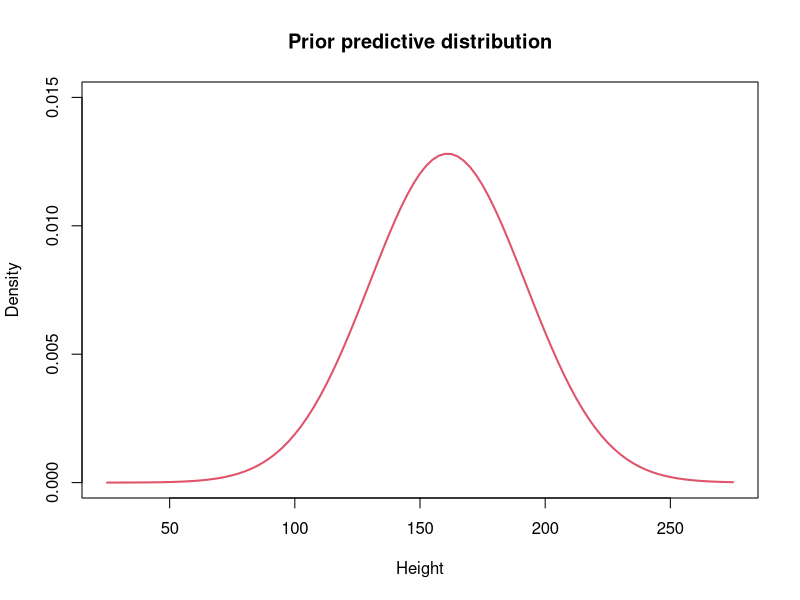
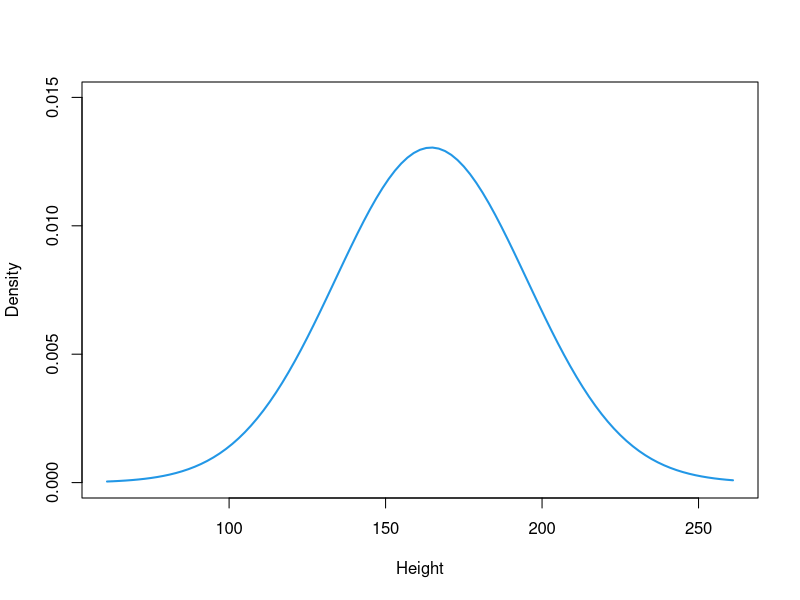
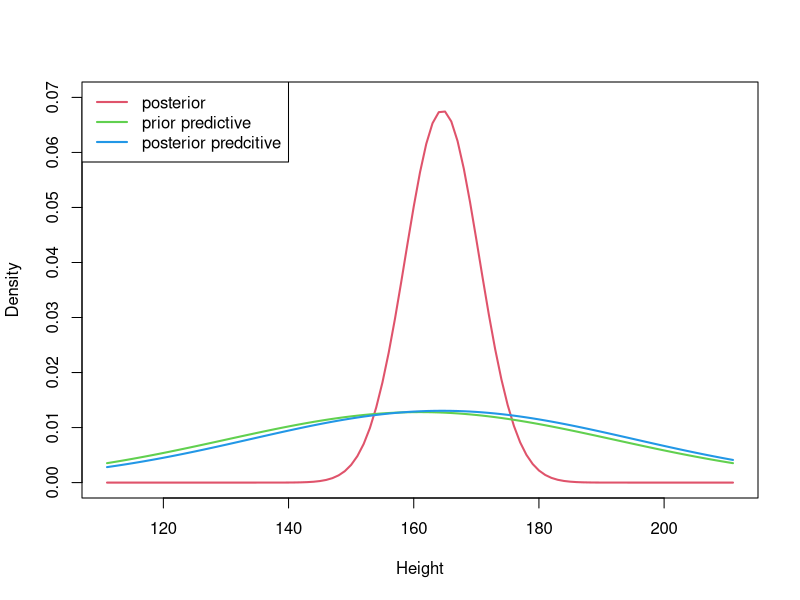
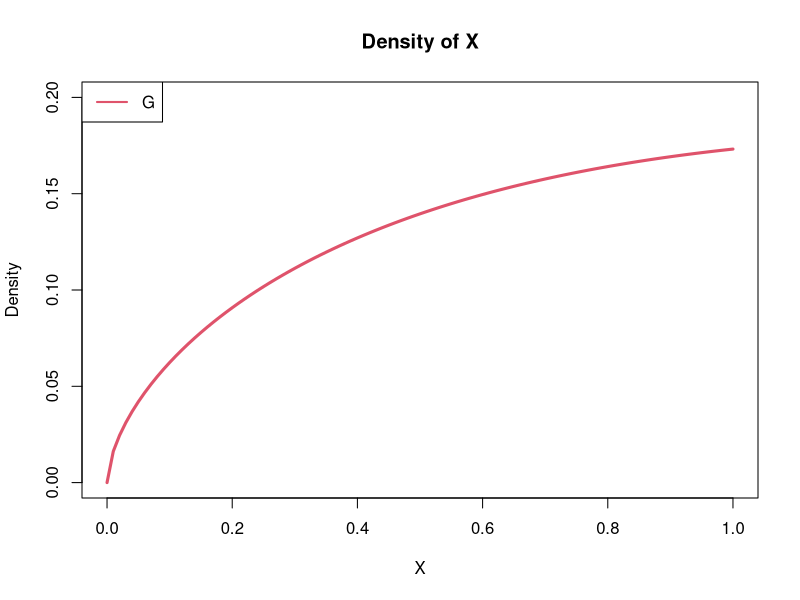
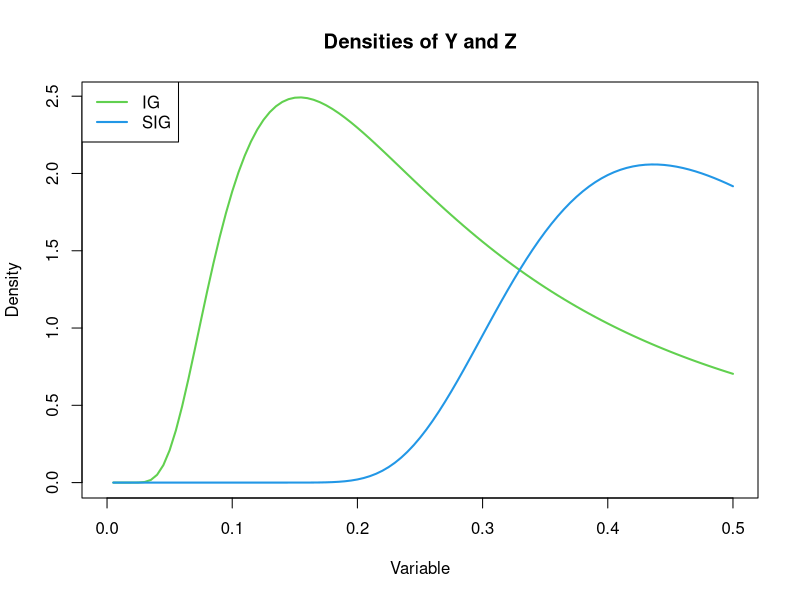
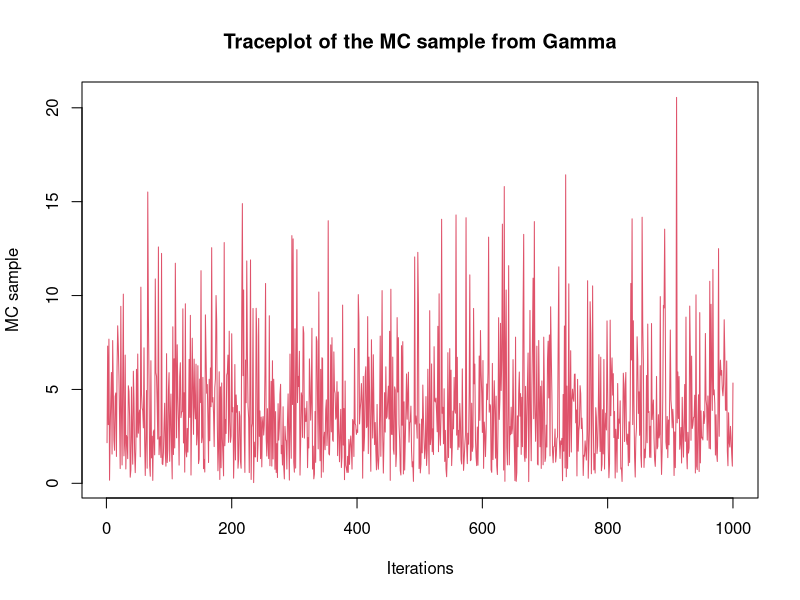
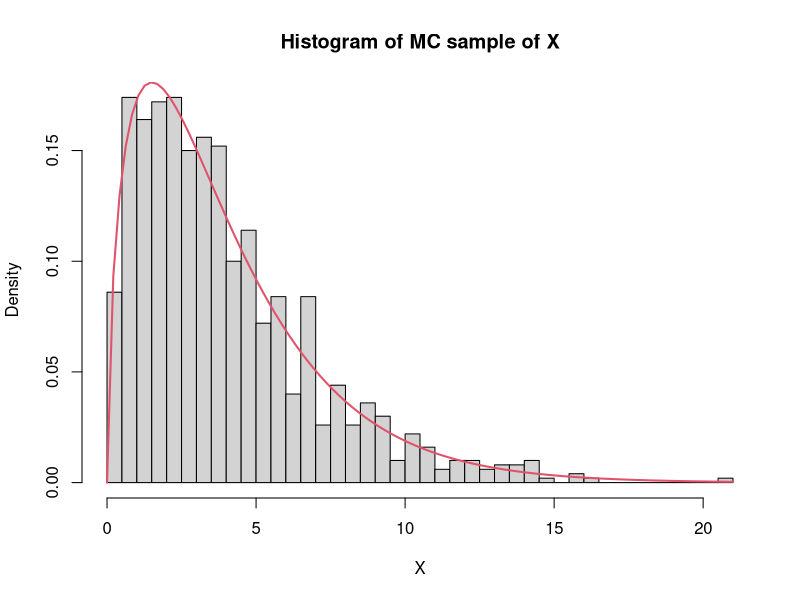
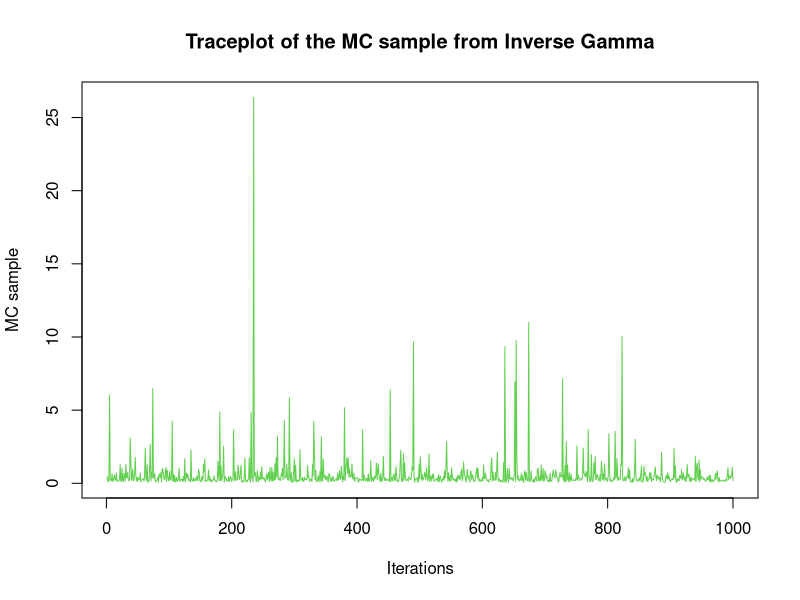

These charts were generated, in order, by the following R code:
## ---- chunk 1
knitr::opts_chunk$set(echo = TRUE)
## ---- chunk 2
curve(dnorm(x, mean=161, sd=sqrt(970)), ylim=c(0, 0.015), xlim=c(25, 275), 
      col=2, lwd=2, xlab="Height", ylab="Density", main="Prior predictive distribution")
## ---- chunk 3
## P[y>200] for one future observation of Height
pnorm(200, mean=161, sd=sqrt(970), lower.tail=F)
## ---- chunk 4
height <- c(166,168,168,177,160,170,172,159,175,164,175,167,164)
n = length(height)
y_bar = mean(height)
kappa = 1/900
mu = 161
lambda = 1/70

mu_post = (kappa*n*y_bar+lambda*mu)/(n*kappa+lambda)
mu_post

sd_post = (n*kappa+lambda)^-1+kappa^-1
sd_post
## ---- chunk 5
curve(dnorm(x, mean=164.558, sd=sqrt(934.80663)), ylim=c(0, 0.015), xlim=c(61, 261), col=4, 
      lwd=2, xlab="Height", ylab="Density", main="")
## ---- chunk 6
pnorm(200, mean=164.558, sd=sqrt(934.80663), lower.tail=F)
## ---- chunk 7
curve(dnorm(x, mean=164.558, sd=sqrt(34.80663)), ylim=c(0, 0.07), xlim=c(111, 211), 
      col=2, lwd=2, xlab="Height", ylab="Density")
curve(dnorm(x, mean=161, sd=sqrt(970)), col=3, lwd=2, add=TRUE)
curve(dnorm(x, mean=164.558, sd=sqrt(934.80663)), col=4, lwd=2, add=TRUE)
legend("topleft", legend=c("posterior", "prior predictive", "posterior predcitive"), 
       col=2:4, lwd=2)
## ---- chunk 8
## Define inverse-gamma distribution function
dinvgamma <- function(x, a, b) {
  return(
    (b^a)/gamma(a) * (1/x)^(a+1) * exp(-b/x)
  )
}

## Define square root inverse-gamma distribution function
dsqrtinvgamma <- function(x, a, b) {
  return(
    2 * (b^a)/gamma(a) * (1/x)^(2*a+1) * exp(-b/x^2)
  )
}
## ---- chunk 9
a <- 1.6
b <- 0.4
## ---- chunk 10
curve(dgamma(x, shape=a, rate=b), ylim=c(0, 0.2), col=2, lwd=3, 
      xlab="X", ylab="Density", main="Density of X")
legend("topleft", legend="G", col=2, lwd=2)

curve(dinvgamma(x, a, b), xlim=c(0, 0.5), col=3, lwd=2, 
      main="Densities of Y and Z", y="Density", xlab="Variable")
curve(dsqrtinvgamma(x, a, b), add=TRUE, col=4, lwd=2)
legend("topleft", legend=c("IG", "SIG"), col=c(3, 4), lwd=2)
## ---- chunk 11
## Set seed for reproducible results
set.seed(44566)

## Parameters for Gamma
a <- 1.6 # shape
b <- 0.4 # rate (inverse of scale)

## MC sample size
M <- 1000
## ---- chunk 12
## Generate a MC sample of size 1000 from Gamma 
mc.G <- rgamma(M, shape=a, rate=b)

## Generate a MC sample of size 1000 from Inverse Gamma 
mc.IG <- 1 / mc.G

## Generate a MC sample of size 1000 from Square root Inverse Gamma 
mc.SIG <- sqrt(1/mc.G)
## ---- chunk 13
plot(1:M, mc.G, type="l", col=2, xlab="Iterations", ylab="MC sample", 
     main="Traceplot of the MC sample from Gamma")
hist(mc.G, breaks=50, freq=FALSE, xlab="X", main="Histogram of MC sample of X")
curve(dgamma(x, a, b), add=TRUE, col=2, lwd=2)

plot(1:M, mc.IG, type="l", col=3, xlab="Iterations", ylab="MC sample", 
     main="Traceplot of the MC sample from Inverse Gamma")
hist(mc.IG, breaks=50, freq=FALSE, xlab="Y", main="Histogram of MC sample of Y")
curve(dinvgamma(x, a, b), add=TRUE, col=3, lwd=2)

plot(1:M, mc.SIG, type="l", col=4, xlab="Iterations", ylab="MC sample", 
     main="Traceplot of the MC sample from Square root Inverse Gamma")
hist(mc.SIG, breaks=50, freq=FALSE, ylim=c(0, 2), xlab="Z", 
     main="Histogram of MC sample of Z")
curve(dsqrtinvgamma(x, a, b), add=TRUE, col=4, lwd=2)
## ---- chunk 14
hist(mc.G, breaks=50, freq=FALSE)
curve(dgamma(x, a, b), add=TRUE, col=2, lwd=2)

hist(mc.IG, breaks=50, freq=FALSE)
curve(dinvgamma(x, a, b), add=TRUE, col=3, lwd=2)

hist(mc.SIG, breaks=50, freq=FALSE, ylim=c(0, 2))
curve(dsqrtinvgamma(x, a, b), add=TRUE, col=4, lwd=2)
## ---- chunk 15
hist(mc.G, breaks=50, freq=FALSE)
curve(dgamma(x, a, b), from=min(mc.G), to=max(mc.G), add=TRUE, col=2, lwd=2)

hist(mc.IG, breaks=50, freq=FALSE)
curve(dinvgamma(x, a, b), from=min(mc.IG), to=max(mc.IG), add=TRUE, col=3, lwd=2)

hist(mc.SIG, breaks=50, freq=FALSE, ylim=c(0, 2))
curve(dsqrtinvgamma(x, a, b), from=min(mc.SIG), to=max(mc.SIG), add=TRUE, col=4, lwd=2)
## ---- chunk 16
## Gamma
meanG <- mean(mc.G)
medG <- median(mc.G)

## Inverse Gamma
meanIG <- mean(mc.IG)
medIG <- median(mc.IG)

## Square root Inverse Gamma
meanSIG <- mean(mc.SIG)
medSIG <- median(mc.SIG)
## ---- chunk 17
df <- data.frame(
  c(meanG, meanIG, meanSIG), 
  c(medG, medIG, medSIG)
)
colnames(df) <- c("Sample Mean", "Sample Median")
rownames(df) <- c("G", "IG", "SIG")

knitr::kable(df, caption="Summary statistics", align="c")
